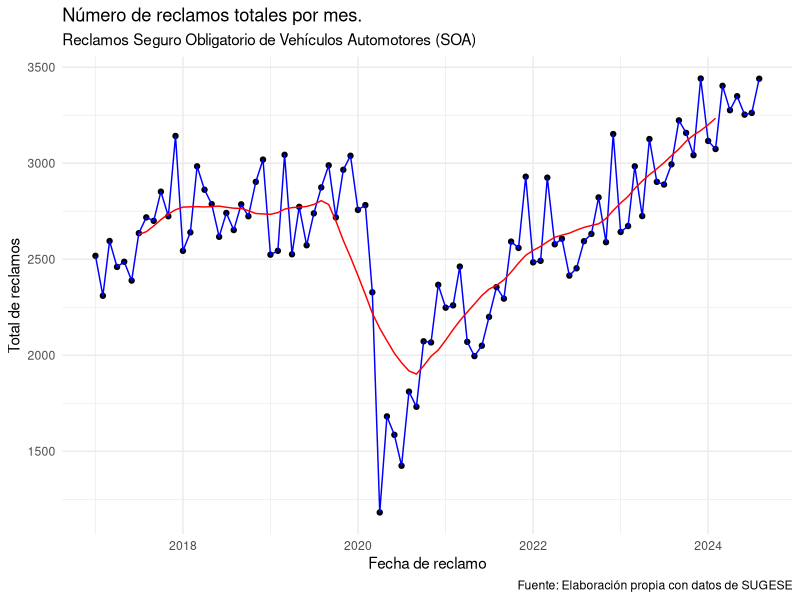
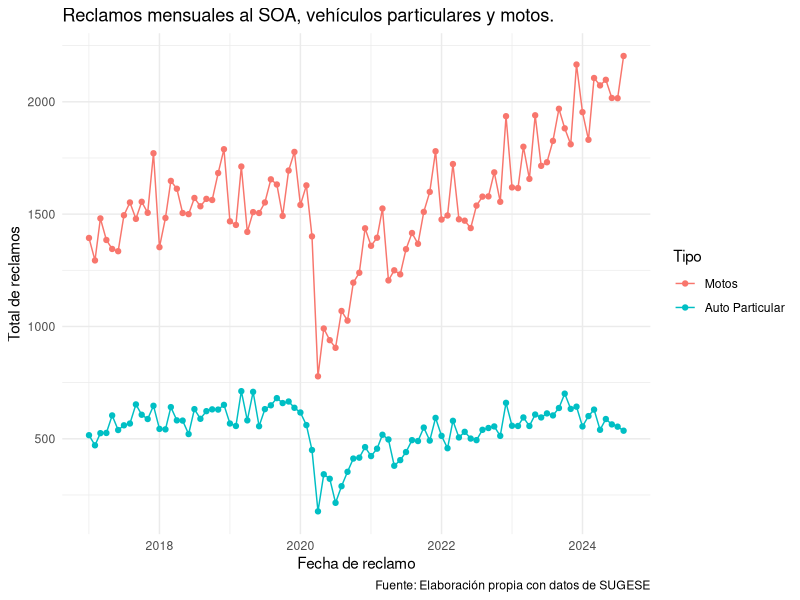
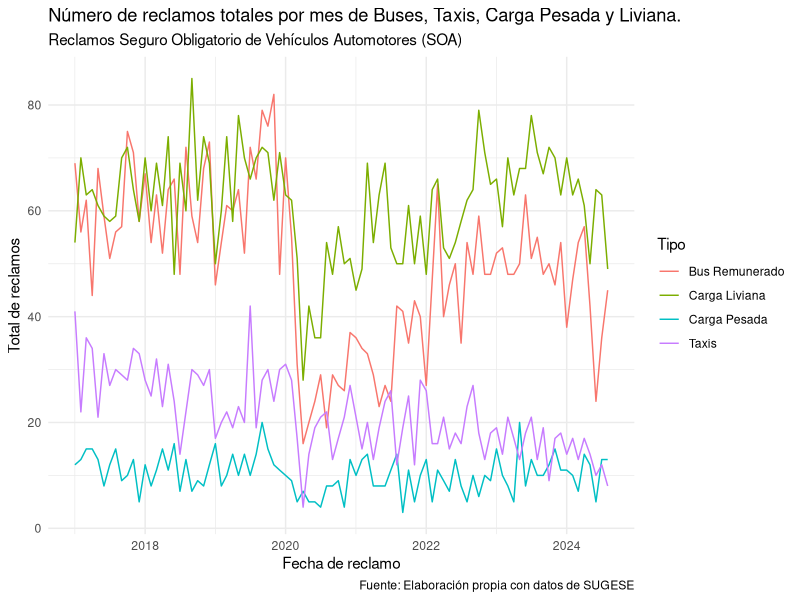
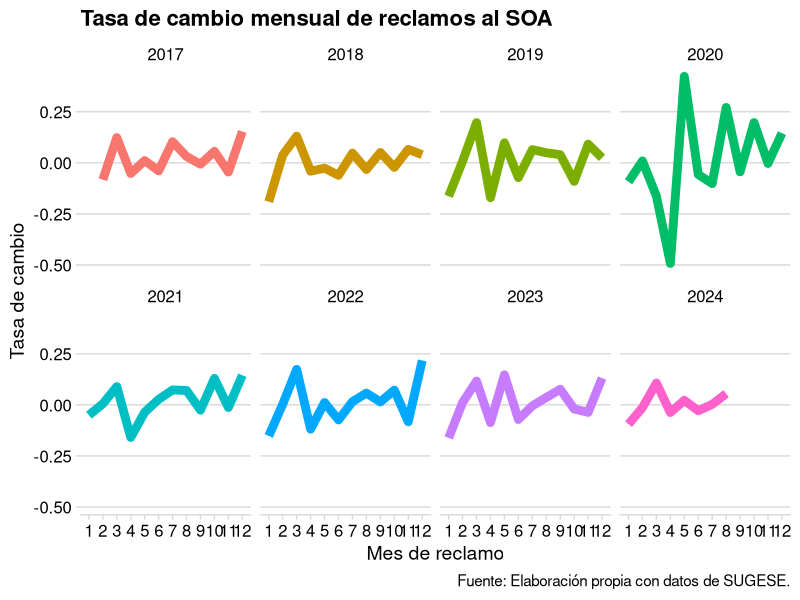
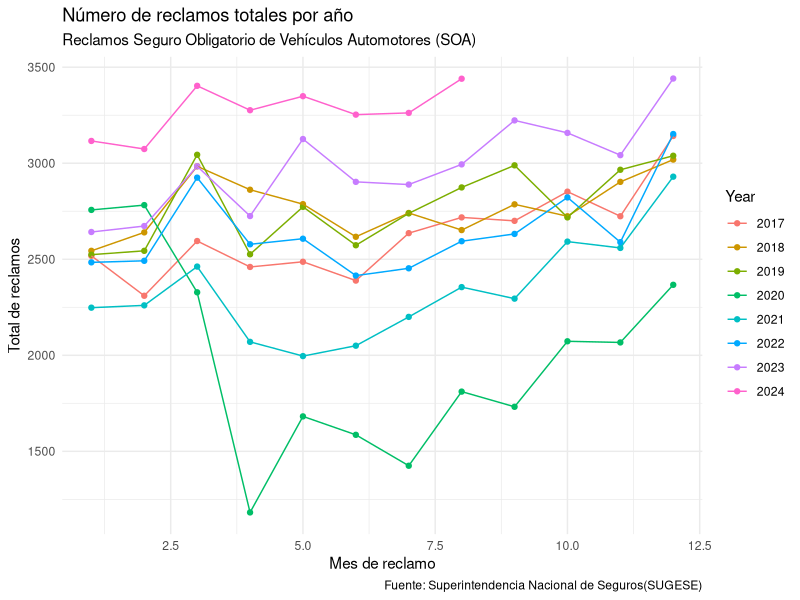
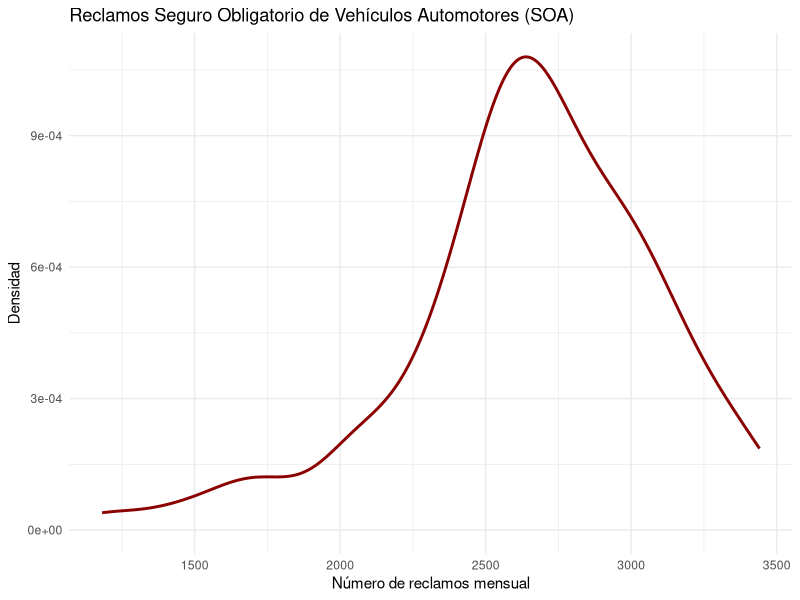
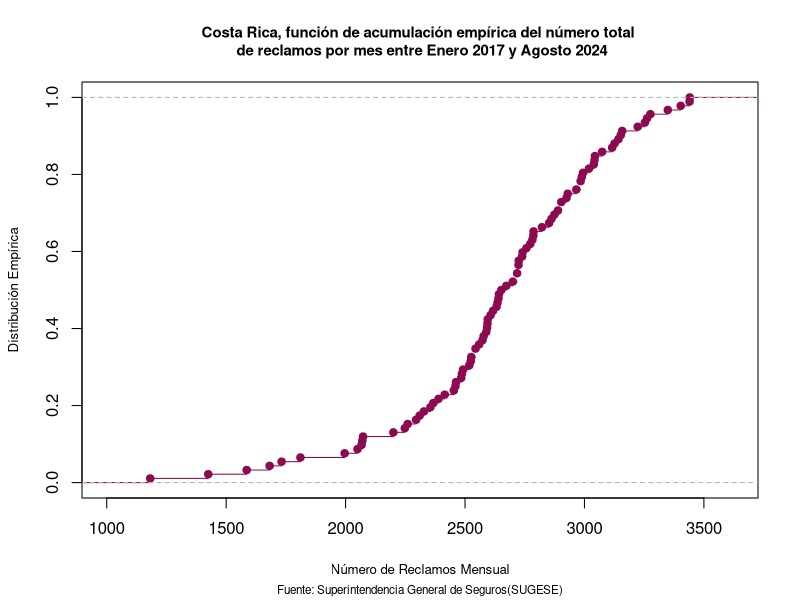
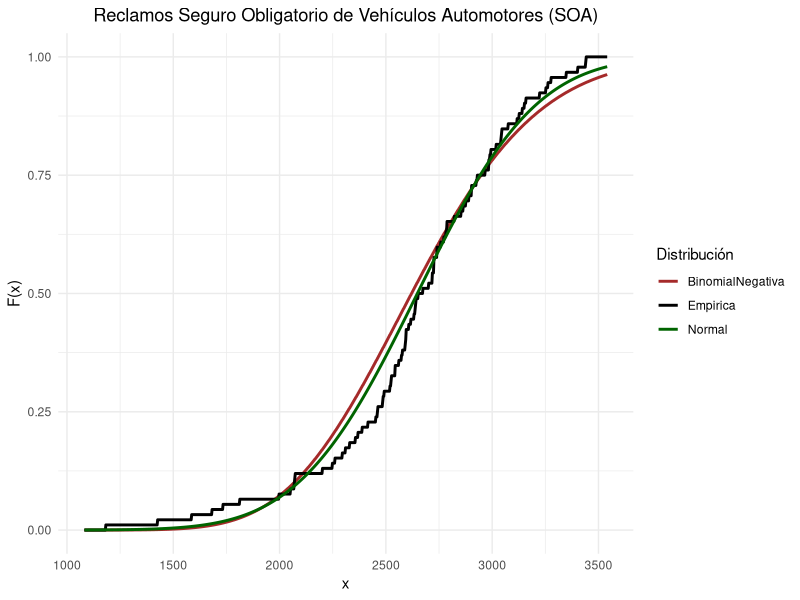

The R source for these figures, in order:
## ---- chunk 1
library(tidyverse)
library(knitr)
library(readr)
library(readxl)
library(lubridate)
library(dplyr)
library(TTR)
library(openxlsx)
library(nortest)
library(readxl)
library(xtable)
library(fitdistrplus)
library(ggplot2)
## ---- chunk 2
library(knitr)
library(kableExtra)
tabla_ano <- data.frame(
  Año = c(2017, 2018, 2019, 2020, 2021, 2022, 2023),
  `μ-Total` = c(2627.58, 2771.58, 2775.75, 1982.67, 2334.75, 2564.86, 2764.21),
  `μ-Particular` = c(567, 597.25, 634.08, 384.75, 478.25, 511.86, 544.32),
  `μ-Motos` = c(1466, 1567.67, 1572.42, 1179.08, 1415.25, 1516.71, 1654.29),
  `sd-Total` = c(224.92, 148.55, 204.02, 505.68, 267.34, 172.46, 187.33),
  `sd-Particular` = c(55.02, 43.85, 56.31, 129.69, 60.88, 37.38, 39.44),
  `sd-Motos` = c(129.44, 110.23, 116.88, 272.48, 166.19, 95.78, 91.21)
)

# Crear la tabla
tabla_ano %>%
  kable(
    format = "html",
    caption = "Reclamos por SOA en Costa Rica: Medias (μ) y Desviaciones (sd) agregadas, por año y según vehículo, de enero 2017 a diciembre 2023.",
    align = "c",
    digits = 2
  ) %>%
  kable_styling(
    bootstrap_options = c("striped", "hover", "condensed"),
    full_width = FALSE
  ) %>%
  add_footnote("Fuente: Elaboración propia con datos de SUGESE.", notation = "none")
## ---- chunk 3
tabla_mes <- data.frame(
  Mes = c("ene", "feb", "mar", "abr", "may", "jun", "jul", "ago", "sep", "oct", "nov", "dic"),
  `μ-Total` = c(2303, 2340.75, 2530.25, 2221.5, 2321.38, 2217.13, 2322, 2387.86, 2409.71, 2538.57, 2500.14, 2750.28),
  `μ-Particular` = c(521, 512.5, 564.5, 499.88, 543.38, 496.25, 511.63, 527.71, 561.71, 589.71, 557.71, 597.14),
  `μ-Motos` = c(1290.75, 1331.62, 1440.88, 1252.75, 1275.88, 1262.12, 1342.12, 1359.71, 1344.86, 1407.43, 1441, 1597.14),
  `sd-Total` = c(412.41, 356.85, 441.99, 540.8, 427.79, 371.41, 495.24, 417.12, 457.66, 352.1, 398.53, 415.28),
  `sd-Particular` = c(57.54, 44.96, 80.87, 135.34, 124.5, 88.71, 136.29, 117.19, 112.09, 89.55, 83.96, 71.79),
  `sd-Motos` = c(269.87, 256.91, 285.06, 290.77, 229.64, 239.77, 287.21, 252.56, 253.33, 201.55, 246.42, 262.72)
)

# Crear la tabla
tabla_mes %>%
  kable(
    format = "html",
    caption = "Reclamos por SOA en Costa Rica: Medias (μ) y Desviaciones (sd), por mes y según vehículo, de enero 2017 a diciembre 2023.",
    align = "c",
    digits = 2
  ) %>%
  kable_styling(
    bootstrap_options = c("striped", "hover", "condensed"),
    full_width = FALSE
  ) %>%
  add_footnote("Fuente: Elaboración propia con datos de SUGESE.", notation = "none")

## ---- chunk 4
library(readxl)

reclamos <- read_excel("Reporte_Siniestralidad_SOA.xlsx", sheet = "Accidentes")

reclamos$Fechas <- seq(as.Date("2017-01-01"), as.Date("2024-08-01"), by = "month")
anos <- c(rep(2017, 12), rep(2018, 12), rep(2019, 12), rep(2020, 12),
          rep(2021, 12), rep(2022, 12), rep(2023, 12), rep(2024, 8))
Mes2 <- c(rep(1:12, 8))

Mes <- Mes2[1:(length(Mes2) - 4)]

reclamos$Year <- anos
reclamos$Mes <- Mes

#Los valores mensuales permiten ver estacionalidad y los anuales tendencia.
reclamoss <- head(reclamos)
reclamos2 <- reclamoss[,1:7]
reclamos3 <- reclamoss[,7:15]

ggplot(reclamos)+geom_point(aes(x=Fecha, y=Total))+geom_line(aes(x=Fecha, y=Total), color="blue")+geom_line(aes(x=Fecha, y=decompose(ts(Total, start = c(2015, 1), frequency = 12), type="multiplicative")$trend), colour = "red")+labs(title="Número de reclamos totales por mes.",subtitle = "Reclamos Seguro Obligatorio de Vehículos Automotores (SOA)",caption = "Fuente: Elaboración propia con datos de SUGESE")+
  xlab("Fecha de reclamo")+ 
  ylab("Total de reclamos") + theme_minimal()
## ---- chunk 5
  ggplot(
    pivot_longer(
      dplyr::select(reclamos, Motos, Particular, Fecha),
      cols = c("Particular", "Motos"), 
      names_to = "Tipo", 
      values_to = "Reclamos"
    ), 
    aes(x = Fecha, y = Reclamos, colour = Tipo)
  ) +
    geom_line() +
    geom_point() +
    labs(
      title = "Reclamos mensuales al SOA, vehículos particulares y motos.",
      caption = "Fuente: Elaboración propia con datos de SUGESE"
    ) +
    xlab("Fecha de reclamo") +
    ylab("Total de reclamos") +
    theme(legend.position = "bottom") +
    scale_color_hue(labels = c("Motos", "Auto Particular")) +
    theme(
      legend.background = element_rect(fill = "lightblue", colour = 1),
      legend.title = element_text(
        family = "Roboto",
        color = "blue", 
        size = 10,
        face = 2
      )
    )+ theme_minimal()
    
## ---- chunk 6
 ggplot(
    pivot_longer(
      dplyr::select(reclamos, Fecha, Taxis, Carga_Liviana, Carga_Pesada, Bus_remunerado),
      cols = c("Taxis", "Carga_Liviana", "Carga_Pesada","Bus_remunerado"),
      names_to = "Tipo",
      values_to = "Reclamos"
    ),
    aes(x = Fecha, y = Reclamos, colour = Tipo)
  ) +
    geom_line() +
    labs(
      title = "Número de reclamos totales por mes de Buses, Taxis, Carga Pesada y Liviana.",
      subtitle = "Reclamos Seguro Obligatorio de Vehículos Automotores (SOA)",
      caption = "Fuente: Elaboración propia con datos de SUGESE"
    ) +
    xlab("Fecha de reclamo") +
    ylab("Total de reclamos") +
    theme(legend.position = "bottom") +
    scale_color_hue(labels = c("Bus Remunerado", "Carga Liviana", "Carga Pesada", "Taxis")) +
    theme(
      legend.background = element_rect(fill = "lightblue", colour = 1),
      legend.title = element_text(
        family = "Roboto",
        color = "blue", 
        size = 10,
        face = 2
      )
    )+ theme_minimal()
## ---- chunk 7
ggplot(mutate(reclamos, Year = as.character(Year))) + 
  geom_line(aes(
  x = as.factor(Mes),
  y = (Total - lag(Total)) / lag(Total),
  color = Year, 
  group=Year
), size = 3) + 
  facet_wrap(~Year, ncol = 4)+
  labs(title = "Tasa de cambio mensual de reclamos al SOA",
       caption = "Fuente: Elaboración propia con datos de SUGESE.") +
  xlab("Mes de reclamo") +
  # scale_x_discrete(
  # labels = c(
  #   "Enero",
  #   "Febrero",
  #   "Marzo",
  #   "Abril",
  #   "Mayo",
  #   "Junio",
  #   "Julio",
  #   "Agosto",
  #   "Setiembre",
  #   "Octubre",
  #   "Noviembre",
  #   "\ \ Diciembre"
  # )
# ) +
  ylab("Tasa de cambio") +
  cowplot::theme_minimal_hgrid()+
theme(legend.position = "none")
## ---- chunk 8
ggplot(mutate(reclamos, Year = as.character(Year), Mes = as.integer(Mes) ))+geom_point(aes(x=Mes, y=Total, color=Year))+
  geom_line(aes(x=Mes, y=Total, color=Year))+labs(title="Número de reclamos totales por año",
                                                  subtitle = "Reclamos Seguro Obligatorio de Vehículos Automotores (SOA)",
                                                  caption = "Fuente: Superintendencia Nacional de Seguros(SUGESE)")+
  xlab("Mes de reclamo") + 
  ylab("Total de reclamos")+theme(legend.position="bottom") + theme_minimal()
## ---- chunk 9
ggplot(reclamos, aes(x = Total)) +
  geom_density(color = "darkred", size = 1) +
  labs(
    title = "Reclamos Seguro Obligatorio de Vehículos Automotores (SOA)",
    x = "Número de reclamos mensual",
    y = "Densidad"
  ) +
  theme_minimal()
## ---- chunk 10
a<-ggplot(reclamos, aes(x = Total)) +
  geom_density(color="#8B0A50")+
  labs(title="Costa Rica: Densidad del número total de reclamos por mes entre \n Enero 2017 y Agosto 2024",
       subtitle = "Reclamos Seguro Obligatorio de Vehículos Automotores (SOA)",
       caption = "Fuente: Superintendencia General de Seguros(SUGESE)")+
  xlab("Número de reclamos mensual") + 
  ylab("Densidad")+theme(legend.position="bottom")+ theme_minimal()

plot(ecdf(reclamos$Total),main = "Costa Rica, función de acumulación empírica del número total \n de reclamos por mes entre Enero 2017 y Agosto 2024", sub="Fuente: Superintendencia General de Seguros(SUGESE)",xlab="Número de Reclamos Mensual", ylab="Distribución Empírica",cex.main = 0.9,cex.lab=0.8,cex.sub =0.7,col="#8B0A50")
## ---- chunk 11
#codigo para hacer las particiones para pruebas X_2
muestra <- sort(reclamos$Total)  
n <- length(muestra) 
c <- qnorm(0.05, lower.tail=FALSE) 
m <- ceiling(4*(((2*n^2)/c^2)^0.2)) 
longitud <- max(muestra)/m 
lim_sup <- append(seq(136.6087, max(muestra), by=136.6087), max(muestra)) 

tabla <- table(cut(muestra, append(seq(0, max(muestra), by=136.6087), max(muestra)))) 
(seq(0, max(muestra), by=136.6087)) 
data_tabla<-as.data.frame.table(tabla) 
data_tabla <- data_tabla[9:23,]
cortes<-lim_sup[8:23]
val_obs_esp <- data_tabla

#*


lambda <- mean(reclamos$Total) #EMV de una poisson
#probabilidad esperada de una poisson
ppoi <- lapply(X=2:length(cortes),function(X){
  ppois(cortes[X],lambda)-ppois(cortes[X-1],lambda)
} )
ppoi<- unlist(ppoi)


#valores esperados de la poisson
val_obs_esp$EPOI <- n*ppoi

pnbin   <- lapply(X=2:length(cortes), 
                  function(X){pnbinom(cortes[X], size=32.3, mu=2648.1) - pnbinom(cortes[X-1],size=32.3, mu=2648.1)})
pnbin   <- unlist(pnbin)
#valores esperabados de la binomial negativa
val_obs_esp$ENBIN <- n*pnbin

#prueba chi cuadrado
#para negativa binomial
X_neg_binomial<-chisq.test(val_obs_esp$Freq,p=pnbin, rescale.p = TRUE, correct = TRUE)
X_poisson<-chisq.test(val_obs_esp$Freq,p=ppoi, rescale.p = TRUE, correct = TRUE)
media <- mean(muestra)
desv <- sd(muestra)


ks.test(muestra, "pnorm",mean=media,sd=desv)
ks.test(muestra, "pexp",1/media)
fitdist(muestra, "gamma")-> parameter2
ks.test(muestra, "pgamma",shape=31.96,scale=0.012)
fitdist(muestra, "nbinom") -> parameter
parameter
ks.test(muestra, "pnbinom",size=32.3,mu=2648.128)

resultado_prueba <- ad.test(muestra)


resultado_prueba
## ---- chunk 12
# Cargar las librerías necesarias
library(knitr)
library(kableExtra)

# Datos de la tabla
tabla_ks <- data.frame(
  Distribución = c("Poisson", "Normal", "Binomial Negativa", "Exponencial"),
  `P Valor` = c(0, 0.32, 0.09, 0),
  Estimador = c(1, 0.09, 0.12, 0.46)
)

# Crear la tabla con kable
tabla_ks %>%
  kable(
    format = "html",  # Cambia a "latex" si necesitas PDF
    col.names = c("Distribución", "P Valor", "Estimador"),
    caption = "Resultados prueba Kolmogorov-Smirnov",
    align = "c",
    digits = 2
  ) %>%
  kable_styling(
    bootstrap_options = c("striped", "hover", "condensed"),
    full_width = FALSE
  ) %>%
  footnote(
    general = "Aunque el valor se representa como cero, el valor real que se obtuvo es muy cercano a cero.",
    general_title = "Nota:",
    footnote_as_chunk = TRUE
  )
## ---- chunk 13
# Cargar librerías necesarias
library(ggplot2)
library(dplyr)

# Datos empíricos simulados
set.seed(123)
datos <- rnorm(100, mean = 2648.0869, sd = 437.77)  # Ejemplo de datos empíricos

# Crear la distribución empírica
ecdf_empirica <- ecdf(reclamos$Total)  # Función de distribución empírica

# Crear un rango de valores para evaluar las distribuciones
x <- seq(min(reclamos$Total) - 100, max(reclamos$Total) + 100, length.out = 1000)

# Evaluar las distribuciones
df <- data.frame(
  x = x,
  Empirica = ecdf_empirica(x),                 # CDF empírica
  Normal = pnorm(x, mean = mean(reclamos$Total), sd = sd(reclamos$Total)),  # CDF Normal
  BinomialNegativa = pnbinom(x, size = 32.29, mu = 2648.128)  # CDF Binomial Negativa (ejemplo)
)

# Reorganizar datos para ggplot2
df_long <- df %>%
  pivot_longer(cols = c(Empirica, Normal, BinomialNegativa), names_to = "Distribucion", values_to = "F")

# Crear el gráfico
ggplot(df_long, aes(x = x, y = F, color = Distribucion)) +
  geom_line(size = 1) +
  scale_color_manual(values = c("brown", "black", "darkgreen")) +  # Colores para las líneas
  labs(
    title = "Reclamos Seguro Obligatorio de Vehículos Automotores (SOA)",
    x = "x",
    y = "F(x)",
    color = "Distribución"
  ) +
  theme_minimal() +
  theme(
    plot.title = element_text(hjust = 0.5),
    legend.position = "right"
  )
## ---- chunk 14
# Cargar librerías necesarias
library(knitr)
library(kableExtra)

# Crear los datos de la tabla 1
tabla1 <- data.frame(
  Encabezado = c(
    "Nombre de su hallazgo o resultado:",
    "Resumen en una oración:",
    "Principal característica:",
    "Problemas o posibles desafíos:",
    "Resumen en un párrafo:"
  ),
  Contenido = c(
    "Clasificación de cantidad de choques por tipo de vehículo.",
    "Se determina cuáles tipos de vehículos se llevan la mayor parte de los reclamos.",
    "Según toda la información recaudada, se nota el patrón en los datos de que los vehículos particulares y las motocicletas representan un gran porcentaje de los reclamos.",
    "Se necesitaría respaldar el hallazgo del análisis exploratorio de datos con alguna prueba estadística.",
    "Mediante el análisis exploratorio de datos se tiene que los vehículos particulares y las motocicletas presentan una mayor cantidad de reclamos frente al resto de vehículos (autobuses, vehículos de carga pesada, taxis, ATV, etc.)."
  )
)

# Generar la tabla
tabla1 %>%
  kable(
    format = "html",
    col.names = c("Encabezado", "Contenido"),
    caption = "Ficha de resultados 1"
  ) %>%
  kable_styling(
    bootstrap_options = c("striped", "hover", "condensed"),
    full_width = FALSE
  )
## ---- chunk 15
tabla2 <- data.frame(
  Encabezado = c(
    "Nombre de su hallazgo o resultado:",
    "Resumen en una oración:",
    "Principal característica:",
    "Problemas o posibles desafíos:",
    "Resumen en un párrafo:"
  ),
  Contenido = c(
    "Clasificación de cantidad de reclamos según año.",
    "Se determina la cantidad de reclamos por año para el SOA.",
    "Según toda la información recaudada, se nota el patrón en los datos de que el 2020 fue el año con menor reclamos.",
    "Se necesitaría respaldar el hallazgo del análisis exploratorio de datos con alguna prueba estadística.",
    "Después de analizar todas las herramientas gráficas y estudiar los datos mediante cuadros de dispersión se determina el año con menor cantidad de reclamos y las tendencias al alza en los años recientes."
  )
)

# Generar la tabla
tabla2 %>%
  kable(
    format = "html",
    col.names = c("Encabezado", "Contenido"),
    caption = "Ficha de resultados 2"
  ) %>%
  kable_styling(
    bootstrap_options = c("striped", "hover", "condensed"),
    full_width = FALSE
  )
## ---- chunk 16
# Crear los datos de la tabla 3
tabla3 <- data.frame(
  Encabezado = c(
    "Nombre de su hallazgo o resultado:",
    "Resumen en una oración:",
    "Principal característica:",
    "Problemas o posibles desafíos:",
    "Resumen en un párrafo:"
  ),
  Contenido = c(
    "Determinación de una distribución de probabilidad para los reclamos.",
    "Se determina que la binomial negativa es la distribución que mejor estima los reclamos.",
    "Se utilizan métodos estadísticos (prueba Kolmogorov-Smirnov) para determinar la distribución de probabilidad que mejor estima los reclamos.",
    "Se necesitaría respaldar el hallazgo con más referencias bibliográficas.",
    "Mediante un riguroso método estadístico se descartan otras distribuciones de probabilidad para concluir que la binomial negativa es la que mejor ajusta los datos en estudio."
  )
)

# Generar la tabla
tabla3 %>%
  kable(
    format = "html",
    col.names = c("Encabezado", "Contenido"),
    caption = "Ficha de resultados 3"
  ) %>%
  kable_styling(
    bootstrap_options = c("striped", "hover", "condensed"),
    full_width = FALSE
  )
## ---- chunk 17
# Cargar las librerías necesarias
library(knitr)
library(kableExtra)

# Crear los datos de la tabla
tabla_reporte <- data.frame(
  Primarios = c(
    "Teoría, aplicaciones y resultados de prueba Kolmogorov Smirnov sobre la distribución Binomial Negativa",
    "Análisis exploratorio de datos del SOA",
    "Teoría, aplicaciones y resultados de prueba Kolmogorov Smirnov para determinar cuáles otras distribuciones son posibles candidatos a ajustar los datos",
    "Prueba Chi-cuadrado"
  ),
  Secundarios = c(
    "Teoría sobre el análisis de los seguros de automóviles.",
    "Teoría sobre la constitución de los seguros ",
    "Teoría sobre el comportamiento de los seguros de automóviles obligatorios en Costa Rica.",
    "Teoría sobre las aplicaciones de Normas Internacionales en Seguros según NIIF17."
  )
)

# Generar la tabla
tabla_reporte %>%
  kable(
    format = "html",  # Cambia a "latex" si necesitas generar PDF
    col.names = c("Primarios", "Secundarios"),
    caption = "Ordenamiento de elementos de reporte",
    align = "c"
  ) %>%
  kable_styling(
    bootstrap_options = c("striped", "hover", "condensed"),
    full_width = FALSE
  )
## ---- chunk 18
# Cargar librerías necesarias
library(knitr)
library(kableExtra)

# Crear los datos de la tabla
tabla_reporte <- data.frame(
  Sección = c(
    "Introducción",
    "",
    "",
    "",
    "Metodología",
    "",
    "Resultados",
    "",
    ""
  ),
  Temas= c(
    "1. Teoría sobre el análisis de los seguros de automóviles.",
    "2. Teoría sobre el comportamiento de los seguros de automóviles obligatorio en Costa Rica.",
    "3. Teoría sobre la constitución de los seguros.",
    "4. Teoría sobre las aplicaciones de Normas Internacionales en seguros.",
    "1. Prueba Kolmogorov-Smirnov (Primario).",
    "2. Prueba χ² (Primario).",
    "1. Resultados del análisis descriptivo (Primario).",
    "2. Resultados de prueba Kolmogorov-Smirnov (Primario).",
    "3. Resultado de la prueba χ² (Primario)."
  )
)

# Crear la tabla en formato Markdown/HTML
tabla_reporte %>%
  kable(
    format = "html",  # Cambia a "latex" si necesitas generar PDF
    col.names = c("Sección", "Temas a tratar"),
    caption = "Ordenamiento de elementos de reporte",
    align = "c"
  ) %>%
  kable_styling(
    bootstrap_options = c("striped", "hover", "condensed"),
    full_width = FALSE
  )
